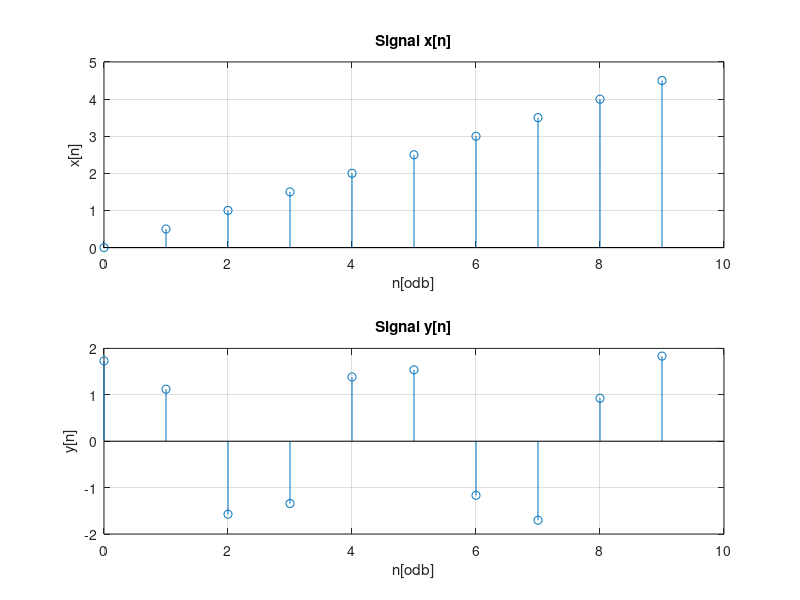
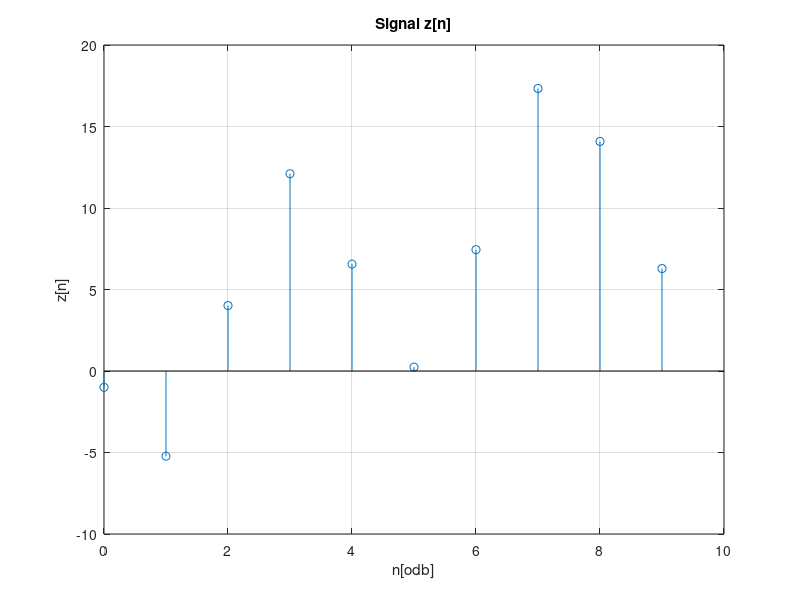

The MATLAB source for these figures, in order:
clear all; close all; clc;
n = 0:9;
x = n/2;
y = 2*sin(1.5*n + pi/3);
N = length(x);

figure(1)
  subplot(2,1,1);
  stem(n,x);
  xlabel('n[odb]'); ylabel('x[n]'); title('Signal x[n]'); grid on;
  subplot(2,1,2);
  stem(n,y);
  xlabel('n[odb]'); ylabel('y[n]'); title('Signal y[n]'); grid on;
  
%Racunanje cirkularne konvolucije, vektorizacijom
z = zeros(1,N);
for k = 0:N-1
  z(k+1) = sum(x.*y(mod(k:(-1):k-N+1,N)+1));
end

figure(2)
  stem(n,z);
  hold on;
  xlabel('n[odb]'); ylabel('z[n]'); title('Signal z[n]'); grid on;
